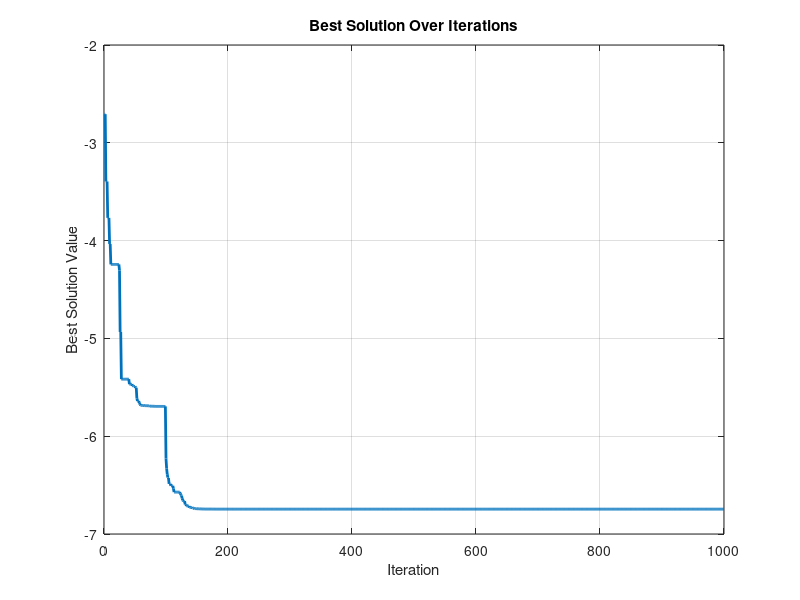

The MATLAB script that drew this image:
function em_pso
    % Parameters
    n = 10;
    m = 10;
    theta = pi / 6;
    num_particles = 30;
    max_iter = 1000;
    
    % Constraints
    lb = zeros(1, n); % Lower bound
    ub = pi * ones(1, n); % Upper bound
    
    % PSO Parameters
    w = 0.729; % Inertia weight
    c1 = 1.49445; % Cognitive (particle)
    c2 = 1.49445; % Social (swarm)
    
    % Initial positions and velocities
    x = lb + (ub - lb) .* rand(num_particles, n);
    v = zeros(num_particles, n);
    pbest = x; % Best position of each particle
    pbest_val = arrayfun(@(i) objective(pbest(i, :), n, m, theta), 1:num_particles)';
    [gbest_val, gbest_idx] = min(pbest_val);
    gbest = pbest(gbest_idx, :);
    
    % Track the best solution value
    gbest_history = zeros(max_iter, 1);
    gbest_history(1) = gbest_val;
    
    % Optimization loop
    for iter = 2:max_iter
        % Update velocity and position
        for i = 1:num_particles
            r1 = rand(1, n);
            r2 = rand(1, n);
            v(i, :) = w * v(i, :) + c1 * r1 .* (pbest(i, :) - x(i, :)) + c2 * r2 .* (gbest - x(i, :));
            x(i, :) = x(i, :) + v(i, :);
            
            % Check bounds
            x(i, :) = max(min(x(i, :), ub), lb);
            
            % Evaluate
            val = objective(x(i, :), n, m, theta);
            if val < pbest_val(i)
                pbest(i, :) = x(i, :);
                pbest_val(i) = val;
            end
            if val < gbest_val
                gbest = x(i, :);
                gbest_val = val;
            end
        end
        
        % Save the best solution value
        gbest_history(iter) = gbest_val;
        
        % Iteration information
        if mod(iter, 100) == 0
            fprintf('Iteration %d: Best solution = %.4f\n', iter, gbest_val);
        end
    end
    
    % Results
    fprintf('Best solution = %.4f\n', gbest_val);
    fprintf('Best x = %s\n', mat2str(gbest));
    
    % Visualization
    figure;
    plot(1:max_iter, gbest_history, 'LineWidth', 2);
    title('Best Solution Over Iterations');
    xlabel('Iteration');
    ylabel('Best Solution Value');
    grid on;
end

function val = objective(x, n, m, theta)
    yi = zeros(1, n);
    for i = 1:n
        if mod(i, 2) == 1 && i ~= n
            yi(i) = x(i) * cos(theta) - x(i+1) * sin(theta);
        elseif mod(i, 2) == 0 && i ~= n
            yi(i) = x(i) * sin(theta) + x(i+1) * cos(theta);
        else
            yi(i) = x(i);
        end
    end
    val = -sum(arrayfun(@(i) sin(yi(i)) * (sin((i * yi(i)^2) / pi))^(2 * m), 1:n));
end
